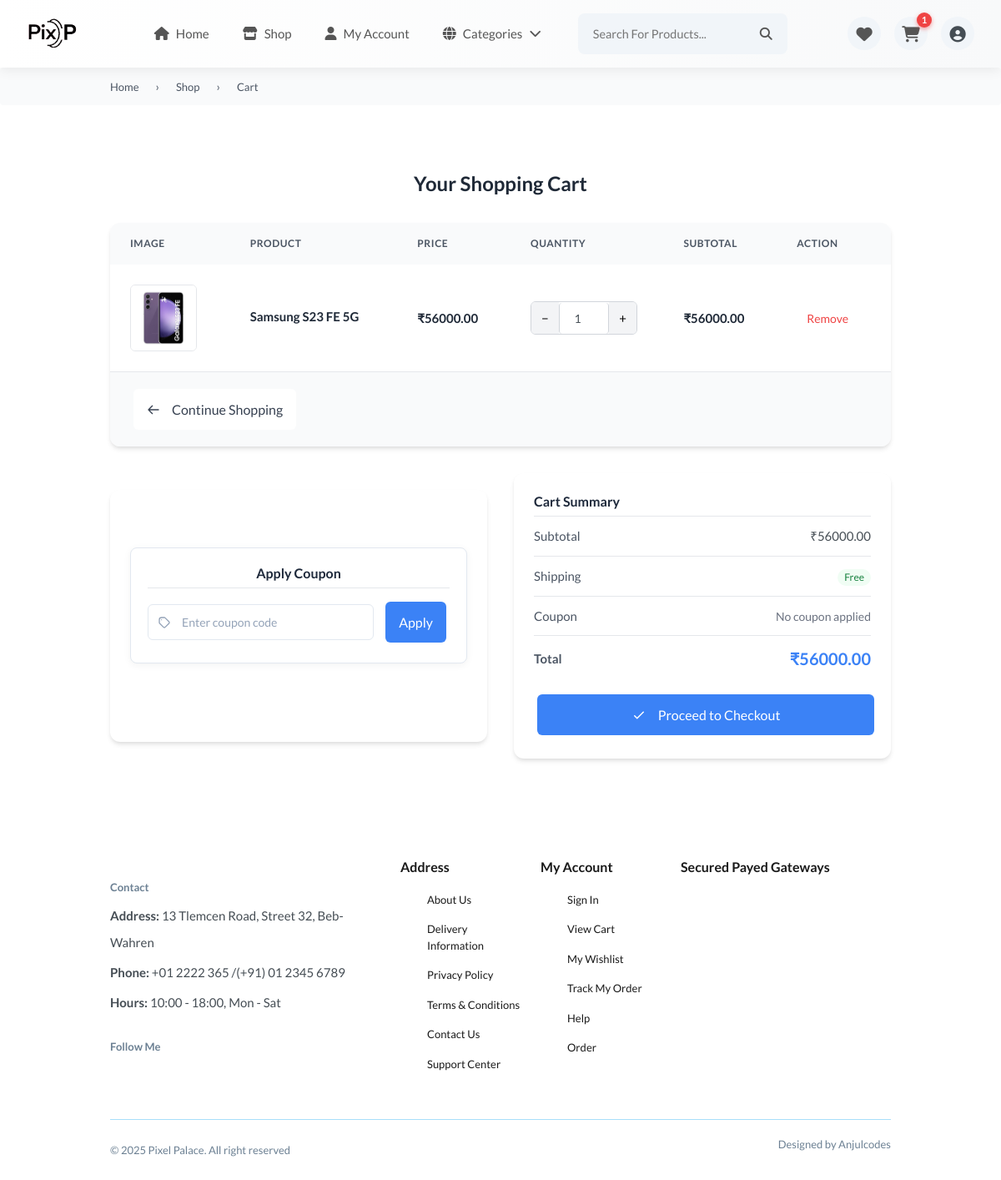
Page /list/cart/ (signed in) on the committed database.
### cart/models.py (models this page shows, shortened)
class Cart_items(models.Model):
    cart = models.ForeignKey(Cart, related_name='cart_items', on_delete=models.CASCADE)
    product = models.ForeignKey(Product, null=True, blank=True, on_delete=models.CASCADE)  # Can be null if variant is selected
    product_variant = models.ForeignKey(ProductVariant, null=True, blank=True, on_delete=models.CASCADE)  # Can be null if base product is selected
    quantity = models.PositiveIntegerField(default=1)
    def get_total_price(self):
        if self.product_variant:
            return self.quantity * self.product_variant.price
        return self.quantity * self.product.price

### myapp/models.py (models this page shows, shortened)
class Product(models.Model):
    name = models.CharField(max_length=50)
    price = models.DecimalField(default=0,decimal_places=2,max_digits=10,null=True, blank=True)
    price_initial = models.DecimalField(default=0,decimal_places=2,max_digits=10)
    category = models.ForeignKey(Category,on_delete=models.CASCADE,default =1)
    description = models.TextField(default='', blank=True, null=True)
    image =models.ImageField(upload_to='uploads/product/', max_length=255,null=True, blank=True)
    is_popular = models.BooleanField(default =False)
    is_featured = models.BooleanField(default =False)
    is_sale = models.BooleanField(default =False)
    sale_price =  models.DecimalField(default=0,decimal_places=2,max_digits=10)
    date = models.DateField(default = datetime.datetime.today)
    rating = models.DecimalField(max_digits=2, decimal_places=1, default=3)
    is_blocked = models.BooleanField(default = False)
    stock_quantity = models.IntegerField(default=10)
    base_product_detail = models.CharField(max_length=255,null=True, blank=True)
    objects = ProductManager()

### cart/views.py (the view)
# urls.py: path('cart/', views.view_cart, name='view_cart'),
@custom_login_required
def view_cart(request):
    cart_items = Cart_items.objects.filter(cart__user=request.user)
    cart, created = Cart.objects.get_or_create(user=request.user)
    for item in cart_items:
        item.subtotal = item.get_total_price()  # You can use the get_total_price method or the subtotal property
    total_price = sum(item.subtotal for item in cart_items)
    return render(request, 'cart.html', {
        'cart_items': cart_items,
        'total_price': total_price,
        "cart": cart,
        })

### cart/context_processors.py (called while the page is built)
def cart_item_count(request):
    if request.user.is_authenticated:
        cart, created = Cart.objects.get_or_create(user=request.user)
        count = cart.cart_items.count()  # Count total items in the cart
    else:
        count = 0  # If user is not logged in, set count to 0
    return {'cart_count': count}

def wishlist_item_count(request):
    if request.user.is_authenticated:
        wishlist, created = Wishlist.objects.get_or_create(user=request.user)
        count = wishlist.items.count()  # Use 'items' from related_name in WishlistItem
    else:
        count = 0  # No wishlist items if user is not logged in
    return {'wishlist_count': count}

### templates/cart.html (shortened to what this page needs)
{% extends 'base.html'%}
{% block content %}
{% load static%}
    <section class="breadcrumb">
      <div class="container">
        <ul class="breadcrumb__list">
          <li><a href="{% url 'home'%}" class="breadcrumb__link">Home</a></li>
          <li><span class="mx-2">›</span></li>
          <li><a href="{% url 'shop'%}" class="breadcrumb__link">Shop</a></li>
          <li><span class="mx-2">›</span></li>
          <li><span class="breadcrumb__link">Cart</span></li>
        </ul>
      </div>
    </section>
    <section class="section">
      <div class="container">
        <h2 class="cart-title">Your Shopping Cart</h2>
        <div class="cart-container">
          <form method="POST" action="{% url 'update_cart' %}" id="cart-form">
            <div style="overflow-x: auto;">
              {% load static %}
              <table class="cart-table">
                <thead>
                  <tr>
                    <th>Image</th>
                    <th>Product</th>
                    <th>Price</th>
                    <th>Quantity</th>
                    <th>Subtotal</th>
                    <th>Action</th>
                  </tr>
                </thead>
                <tbody>
                  {% for item in cart_items %}
                  <tr id="cart-item-{{ item.id }}">
                    <td>
                      {% if item.product %}
                        <img src="{{ item.product.image.url }}" alt="{{ item.product.name }}" class="product-image" />
                      {% elif item.product_variant %}
                        <img src="{% if item.product_variant.image %}{{ item.product_variant.image.url }}{% else %}{{ item.product_variant.product.image.url }}{% endif %}" alt="{{ item.product_variant.name }}" class="product-image" />
                      {% endif %}
                    </td>
                    <td>
                      {% if item.product %}
                      <a href="{% url 'product' item.product.id %}" class="product-name">
                        {{ item.product.name }}
                      </a>
                      {% elif item.product_variant %}
                      <a href="{% url 'product' item.product_variant.product.id %}?variant_id={{ item.product_variant.id }}" class="product-name">
                        {{ item.product_variant.product.name }} - {{ item.product_variant.name }}
                      </a>
                      {% endif %}
                    </td>
                    <td>
                      <span class="product-price">
                        ₹{% if item.product %}{{ item.product.price }}{% elif item.product_variant %}{{ item.product_variant.price }}{% endif %}
                      </span>
                    </td>
                    <td>
                      <div class="quantity-group">
                        <button type="button" class="quantity-btn minus-btn" data-item-id="{{ item.id }}">−</button>
                        <input type="number" name="quantity_{{ item.id }}" value="{{ item.quantity }}" min="1" class="quantity-input" data-item-id="{{ item.id }}">
                        <button type="button" class="quantity-btn plus-btn" data-item-id="{{ item.id }}">+</button>
                      </div>
                    </td>
                    <td>
                      <div class="subtotal-price" id="subtotal-{{ item.id }}">
                        ₹{{ item.get_total_price }}
                      </div>
                    </td>
                    <td>
                      <a href="{% url 'remove_from_cart' item.id %}" class="remove-btn">
                        Remove
                      </a>
                    </td>
                  </tr>
                  {% endfor %}
                </tbody>
              </table>
            </div>
            <div class="table-actions">
              <a href="{% url 'shop'%}" class="btn btn-secondary">
                <svg xmlns="http://www.w3.org/2000/svg" class="btn-icon" width="16" height="16" fill="none" viewBox="0 0 24 24" stroke="currentColor">
                  <path stroke-linecap="round" stroke-linejoin="round" stroke-width="2" d="M10 19l-7-7m0 0l7-7m-7 7h18" />
                </svg>
                Continue Shopping
              </a>
            </div>
          </form>
        </div>
        <div class="cart-grid">
          <div class="cart-section coupon-container">
          <br><br>
            {% if cart.coupon %}
              <div class="coupon-card applied">
                <div class="coupon-header">
                  <h3 class="section-title">Applied Coupon</h3>
                  <svg xmlns="http://www.w3.org/2000/svg" class="success-icon" viewBox="0 0 24 24" stroke="currentColor" fill="none">
                    <path stroke-linecap="round" stroke-linejoin="round" stroke-width="2" d="M9 12l2 2 4-4m6 2a9 9 0 11-18 0 9 9 0 0118 0z" />
                  </svg>
                </div>
                <div class="coupon-body">
                  <div class="code-display">
                    <span class="code-label">Code:</span>
                    <span class="code-value">{{ cart.coupon.code }}</span>
                  </div>
                  <a href="{% url 'remove_coupon' %}" class="remove-btn">
                    <span>Remove</span>
                    <svg xmlns="http://www.w3.org/2000/svg" width="16" height="16" viewBox="0 0 24 24" fill="none" stroke="currentColor" stroke-width="2" stroke-linecap="round" stroke-linejoin="round">
                      <line x1="18" y1="6" x2="6" y2="18"></line>
                      <line x1="6" y1="6" x2="18" y2="18"></line>
                    </svg>
                  </a>
                </div>
              </div>
            {% else %}
              <div class="coupon-card">
                <h3 class="section-title">Apply Coupon</h3>
                <form method="POST" action="{% url 'apply_coupon' %}" class="coupon-form">
                  <div class="input-wrapper">
                    <input type="text" class="coupon-input" id="coupon_code" name="coupon_code" placeholder="Enter coupon code" required>
                  </div>
                  <button class="btn btn-apply" type="submit">Apply</button>
                </form>
              </div>
            {% endif %}
          </div>
          <div class="cart-section">
            <h3 class="section-title">Cart Summary</h3>
            <table class="cart-total-table">
              <tr>
                <td class="total-label">Subtotal</td>
                <td class="total-value">₹{{ total_price }}</td>
              </tr>
              <tr>
                <td class="total-label">Shipping</td>
                <td class="total-value">
                  <span class="badge badge-success">Free</span>
                </td>
              </tr>
              <tr>
                <td class="total-label">Coupon</td>
                <td class="total-value">
                  {% if cart.coupon %}
                    <span class="badge badge-primary">{{ cart.coupon.code }}</span>
                  {% else %}
                    <span style="color: var(--gray-500); font-size: 0.875rem;">No coupon applied</span>
                  {% endif %}
                </td>
              </tr>
              <tr>
                <td class="total-label" style="font-weight: 600;">Total</td>
                <td class="total-value total-final">
                  {% if cart.coupon %}
                    ₹{{ cart.discounted_price }}
                  {% else %}
                    ₹{{ total_price }}
                  {% endif %}
                </td>
              </tr>
            </table>
            <a href="{% url 'checkout' %}" class="btn btn-primary checkout-btn">
              <svg xmlns="http://www.w3.org/2000/svg" class="btn-icon" width="18" height="18" fill="none" viewBox="0 0 24 24" stroke="currentColor">
                <path stroke-linecap="round" stroke-linejoin="round" stroke-width="2" d="M5 13l4 4L19 7" />
              </svg>
              Proceed to Checkout
            </a>
          </div>
        </div>
      </div>
    </section>
{% endblock content %}

### static/css/styles.css (style rules this page uses)
:root { --header-height: 4rem; --first-color: hsl(210, 100%, 50%); --first-color-alt: hsl(200, 100%, 80%); --second-color: hsl(35, 100%, 50%); --title-color: hsl(0, 0%, 10%); --text-color: hsl(210, 10%, 30%); --text-color-light: hsl(210, 15%, 50%); --body-color: hsl(0, 0%, 100%); --container-color: hsl(210, 20%, 95%); --border-color: hsl(210, 50%, 90%); --border-color-alt: hsl(200, 89%, 82%); --body-font: "Lato", sans-serif; --second-font: "League Spartan" sans-serif; --big-font-size: 3.5rem; --h1-font-size: 2.75rem; --h2-font-size: 2rem; --h3-font-size: 1.75rem; --h4-font-size: 1.375rem; --large-font-size: 1.125rem; --normal-font-size: 1rem; --small-font-size: 0.875rem; --smaller-font-size: 0.75rem; --tiny-font-size: 0.6875rem; --weight-400: 400; --weight-500: 500; --weight-600: 600; --weight-700: 700; --transition: cubic-bezier(0, 0, 0.05, 1); }
@media screen and (max-width: 1200px) { :root { --big-font-size: 2.25rem; --h1-font-size: 2rem; --h2-font-size: 1.375rem; --h3-font-size: 1.25rem; --h4-font-size: 1.125rem; --large-font-size: 1rem; --normal-font-size: 0.9375rem; --small-font-size: 0.8125rem; --smaller-font-size: 0.6875rem; --tiny-font-size: 0.625rem; } }
* { margin: 0; padding: 0; box-sizing: border-box; }
html { scroll-behavior: smooth; }
input, textarea, body { color: var(--text-color); font-family: var(--body-font); font-size: var(--normal-font-size); font-weight: var(--weight-400); }
body { background-color: var(--body-color); }
h1, h2, h3, h4 { font-family: var(--second-font); color: var(--title-color); font-weight: var(--weight-600); }
ul { list-style: none; }
a { text-decoration: none; }
img { max-width: 100%; }
button, textarea, input { background-color: transparent; border: none; outline: none; }
table { width: 100%; border-collapse: collapse; }
.container { max-width: 1320px; margin-inline: auto; padding-inline: 0.75rem; }
.section { padding-block: 2rem; }
.btn { background-color: var(--first-color); color: var(--body-color); height: 49px; line-height: 43px; font-family: var(--second-font); font-size: var(--small-font-size); font-weight: var(--weight-700); border-radius: 0.25rem; -webkit-border-radius: 0.25rem; -moz-border-radius: 0.25rem; -ms-border-radius: 0.25rem; -o-border-radius: 0.25rem; transition: all 0.4s var(--transition); -webkit-transition: all 0.4s var(--transition); -moz-transition: all 0.4s var(--transition); -ms-transition: all 0.4s var(--transition); -o-transition: all 0.4s var(--transition); }
form button { margin-top: 10px; }
form input, form select, form textarea { border: 1px solid #ccc; padding: 8px; font-size: 14px; border-radius: 4px; }
.btn { display: flex; align-items: center; justify-content: center; text-align: center; margin :4px; border: 2px solid var(--first-color); background-color: var(--first-color); border: 2px solid var(--first-color); color: var(--body-color); padding: 12px 20px; font-size: 16px; font-weight: bold; border-radius: 5px; cursor: pointer; transition: background-color 0.3s; }
.coupon-container { background: #f8f9fa; padding: 20px; border-radius: 10px; text-align: center; }
.coupon-form { margin-top: 10px; }
.btn-apply { background: #28a745; color: white; padding: 10px 15px; border-radius: 5px; font-size: 16px; border: none; cursor: pointer; }
.breadcrumb { background-color: var(--container-color); padding-block: 1.5rem; }
.breadcrumb__list { column-gap: 0.75rem; }
.breadcrumb__link { color: var(--text-color); font-size: var(--small-font-size); }
@media screen and (max-width: 1400px) { .container { max-width: 1140px; } }
@media screen and (max-width: 1200px) { .container { max-width: 960px; } }

### templates/navbar.html (style rules this page uses)
html { scroll-behavior: smooth; }

### rows in the picture
Cart_items: product.image (picture), product.name "Samsung S23 FE 5G", product.price "56000.00", quantity "1", get_total_price "56000.00"

### other values in the picture
{{ cart_count }} "1"
{{ total_price }} "56000.00"
